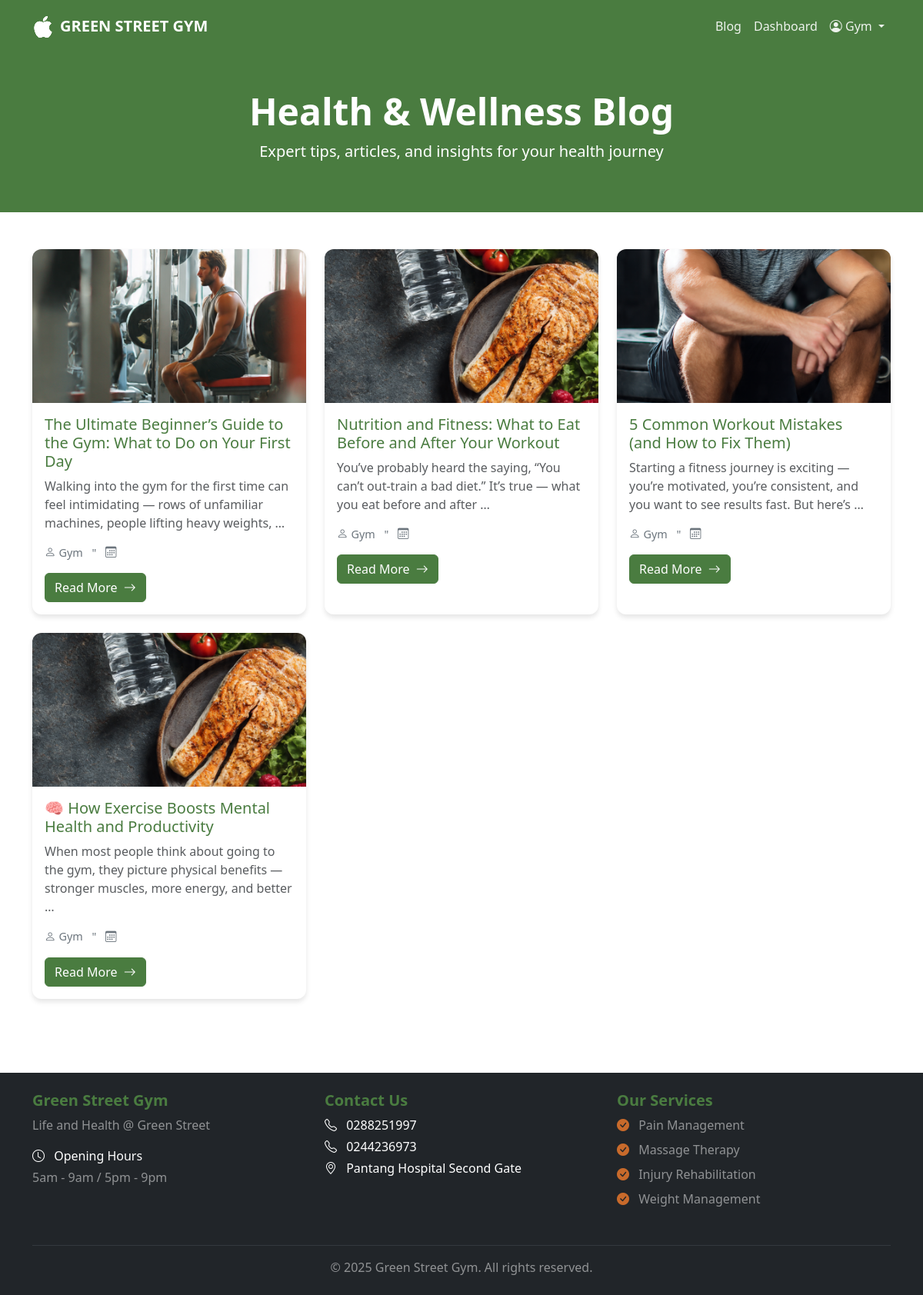
/blog/ (signed in), run on the app's committed database.
### accounts/models.py (models this page shows, shortened)
class User(AbstractUser):
    email = models.EmailField(unique=True)
    phone_number = models.CharField(max_length=15, blank=True)
    is_approved = models.BooleanField(default=False, help_text="Designates whether this user has been approved by admin.")
    date_of_birth = models.DateField(null=True, blank=True)
    address = models.TextField(blank=True)
    profile_picture = models.ImageField(upload_to='profile_pics/', blank=True, null=True)
    created_at = models.DateTimeField(auto_now_add=True)
    updated_at = models.DateTimeField(auto_now=True)
    class Meta:
        ordering = ['-created_at']

### blog/models.py (models this page shows, shortened)
class BlogPost(models.Model):
    title = models.CharField(max_length=200)
    slug = models.SlugField(unique=True, blank=True)
    author = models.ForeignKey(settings.AUTH_USER_MODEL, on_delete=models.CASCADE, related_name='blog_posts')
    content = models.TextField()
    excerpt = models.TextField(max_length=300, blank=True)
    featured_image = models.ImageField(upload_to='blog_images/', blank=True, null=True)
    is_published = models.BooleanField(default=False)
    created_at = models.DateTimeField(auto_now_add=True)
    updated_at = models.DateTimeField(auto_now=True)
    published_at = models.DateTimeField(null=True, blank=True)
    class Meta:
        ordering = ['-created_at']

### blog/views.py (the view)
# urls.py: path('', views.blog_list, name='list'),
def blog_list(request):
    blogs = BlogPost.objects.filter(is_published=True).order_by('-published_at')
    return render(request, 'blog/list.html', {'blogs': blogs})

### templates/blog/list.html (shortened to what this page needs)
{% extends 'base.html' %}
{% load static %}
{% block content %}
<section class="bg-gym-green text-white py-5">
    <div class="container text-center">
        <h1 class="display-5 fw-bold mb-2">Health & Wellness Blog</h1>
        <p class="lead">Expert tips, articles, and insights for your health journey</p>
    </div>
</section>
<section class="py-5">
    <div class="container">
        {% if blogs %}
            <div class="row g-4">
                {% for blog in blogs %}
                <div class="col-md-6 col-lg-4">
                    <div class="card blog-card">
                        {% if blog.featured_image %}
                        <img src="{{ blog.featured_image.url }}" class="card-img-top" alt="{{ blog.title }}">
                        {% else %}
                        <div class="bg-gym-green text-white d-flex align-items-center justify-content-center" style="height: 200px;">
                            <i class="bi bi-journal-text" style="font-size: 4rem;"></i>
                        </div>
                        {% endif %}
                        <div class="card-body">
                            <h5 class="card-title text-gym-green">
                                <a href="{% url 'blog:detail' blog.slug %}" class="text-decoration-none text-gym-green">
                                    {{ blog.title }}
                                </a>
                            </h5>
                            <p class="card-text text-muted">
                                {{ blog.excerpt|default:blog.content|truncatewords:20 }}
                            </p>
                            <div class="blog-meta mb-3">
                                <i class="bi bi-person me-1"></i>{{ blog.author.username }}
                                <span class="mx-2">"</span>
                                <i class="bi bi-calendar3 me-1"></i>{{ blog.published_at|date:"M d, Y" }}
                            </div>
                            <a href="{% url 'blog:detail' blog.slug %}" class="btn btn-gym-green">
                                Read More <i class="bi bi-arrow-right ms-1"></i>
                            </a>
                        </div>
                    </div>
                </div>
                {% endfor %}
            </div>
        {% endif %}
    </div>
</section>
{% endblock %}

### templates/base.html (shortened to what this page needs)
{% load static %}
<!DOCTYPE html>
<html lang="en">
<head>
    <link href="https://cdn.jsdelivr.net/npm/bootstrap@5.3.2/dist/css/bootstrap.min.css" rel="stylesheet">
    <link rel="stylesheet" href="https://cdn.jsdelivr.net/npm/bootstrap-icons@1.11.1/font/bootstrap-icons.css">
    <link rel="stylesheet" href="{% static 'css/style.css' %}">
</head>
<body>
    <nav class="navbar navbar-expand-lg navbar-dark bg-gym-green sticky-top">
        <div class="container">
            <a class="navbar-brand d-flex align-items-center" href="{% url 'home' %}">
                <i class="bi bi-apple fs-3 me-2"></i>
                <span class="fw-bold">GREEN STREET GYM</span>
            </a>
            <div class="collapse navbar-collapse" id="navbarNav">
                <ul class="navbar-nav ms-auto">
                    <li class="nav-item">
                        <a class="nav-link" href="{% url 'blog:list' %}">Blog</a>
                    </li>
                    {% if user.is_authenticated %}
                        <li class="nav-item">
                            <a class="nav-link" href="{% url 'dashboard:home' %}">Dashboard</a>
                        </li>
                        <li class="nav-item dropdown">
                            <a class="nav-link dropdown-toggle" href="#" id="navbarDropdown" role="button" data-bs-toggle="dropdown">
                                <i class="bi bi-person-circle"></i> {{ user.username }}
                            </a>
                        </li>
                    {% endif %}
                </ul>
            </div>
        </div>
    </nav>
    <main>
        {% block content %}{% endblock %}
    </main>
    <footer class="bg-dark text-white mt-5 py-4">
        <div class="container">
            <div class="row">
                <div class="col-md-4 mb-3">
                    <h5 class="text-gym-green fw-bold">Green Street Gym</h5>
                    <p class="text-white-50">Life and Health @ Green Street</p>
                    <p class="mb-1 text-white"><i class="bi bi-clock me-2"></i> Opening Hours</p>
                    <p class="text-white-50">5am - 9am / 5pm - 9pm</p>
                </div>
                <div class="col-md-4 mb-3">
                    <h5 class="text-gym-green fw-bold">Contact Us</h5>
                    <p class="mb-1 text-white"><i class="bi bi-telephone me-2"></i> 0288251997</p>
                    <p class="mb-1 text-white"><i class="bi bi-telephone me-2"></i> 0244236973</p>
                    <p class="mb-1 text-white"><i class="bi bi-geo-alt me-2"></i> Pantang Hospital Second Gate</p>
                </div>
                <div class="col-md-4 mb-3">
                    <h5 class="text-gym-green fw-bold">Our Services</h5>
                    <ul class="list-unstyled text-white-50">
                        <li class="mb-2"><i class="bi bi-check-circle-fill text-gym-orange me-2"></i> Pain Management</li>
                        <li class="mb-2"><i class="bi bi-check-circle-fill text-gym-orange me-2"></i> Massage Therapy</li>
                        <li class="mb-2"><i class="bi bi-check-circle-fill text-gym-orange me-2"></i> Injury Rehabilitation</li>
                        <li class="mb-2"><i class="bi bi-check-circle-fill text-gym-orange me-2"></i> Weight Management</li>
                    </ul>
                </div>
            </div>
            <hr class="border-secondary">
            <div class="text-center">
                <p class="mb-0 text-white-50">&copy; 2025 Green Street Gym. All rights reserved.</p>
            </div>
        </div>
    </footer>
</body>
</html>

### static/css/style.css (style rules this page uses)
:root { --gym-green: #4a7c40; --gym-green-dark: #3a6230; --gym-green-light: #5a9c50; --gym-orange: #c86a2b; --gym-orange-dark: #a85515; --gym-brown: #6b4423; --gym-purple: #8b5a9d; --gym-purple-dark: #6b3a7d; --gym-purple-light: #ab7abd; --gym-light-bg: #f8f9fa; --gym-teal: #4a8c8c; }
body { font-family: 'Segoe UI', Tahoma, Geneva, Verdana, sans-serif; min-height: 100vh; display: flex; flex-direction: column; }
main { flex: 1; }
.bg-gym-green { background-color: var(--gym-green) !important; }
.navbar-brand { font-size: 1.25rem; }
.navbar-dark .navbar-nav .nav-link { color: rgba(255, 255, 255, 0.9); transition: color 0.3s ease; }
.btn-gym-green { background-color: var(--gym-green); border-color: var(--gym-green); color: white; transition: all 0.3s ease; }
.text-gym-green { color: var(--gym-green) !important; }
.text-gym-orange { color: var(--gym-orange) !important; }
.card { border: none; border-radius: 12px; box-shadow: 0 4px 6px rgba(0,0,0,0.1); transition: all 0.3s ease; }
.blog-card { height: 100%; transition: all 0.3s ease; }
.blog-card img { height: 200px; object-fit: cover; border-radius: 12px 12px 0 0; }
.blog-meta { color: #6c757d; font-size: 0.9rem; }

### data on the page
User: username "Gym"
BlogPost: featured_image (picture), title "The Ultimate Beginner’s Guide to the Gym: What to Do on Your First Day", excerpt "Walking into the gym for the first time can feel intimidating — rows of unfamiliar machines, people lifting heavy weights, …", author.username "Gym"
BlogPost: featured_image (picture), title "Nutrition and Fitness: What to Eat Before and After Your Workout", excerpt "You’ve probably heard the saying, “You can’t out-train a bad diet.” It’s true — what you eat before and after …", author.username "Gym"
BlogPost: featured_image (picture), title "5 Common Workout Mistakes (and How to Fix Them)", excerpt "Starting a fitness journey is exciting — you’re motivated, you’re consistent, and you want to see results fast. But here’s …", author.username "Gym"
BlogPost: featured_image (picture), title "🧠 How Exercise Boosts Mental Health and Productivity", excerpt "When most people think about going to the gym, they picture physical benefits — stronger muscles, more energy, and better …", author.username "Gym"
